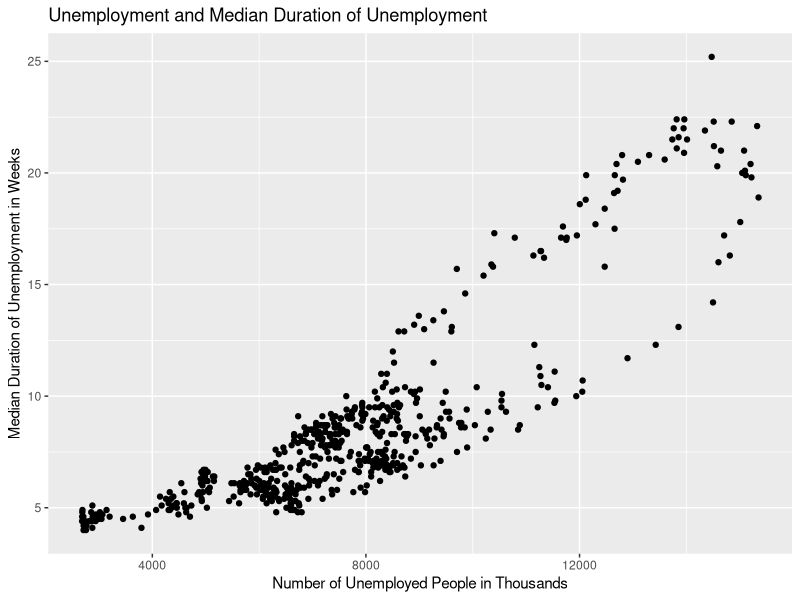
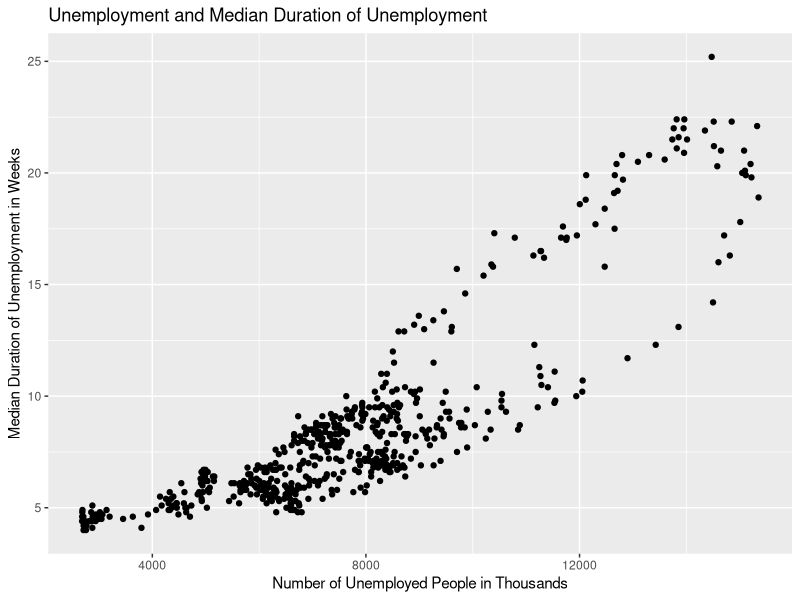

Reproduce these figures in R, in order.
## ---- chunk 1
X <- "This is my first assignment"
## ---- chunk 2
paste("Good", "morning")
paste("Good", "morning", sep = "-")
paste0("Good", "morning")
paste("The value of X is:", X)

## ---- chunk 3
X <- paste(X, "and I'm loving it")
## ---- chunk 4
Y <- c(2,3,4,5)
Y <- Y*2
## ---- chunk 5
X
Y
## ---- chunk 6
max(Y)
min(Y)
## ---- chunk 7
# install.packages("ggplot2")
library(ggplot2)
head(economics)
## ---- chunk 8
plot <- ggplot(
  data = economics,
  mapping = aes(x = unemploy, y = uempmed)
) +
  geom_point()

plot +
  labs(
    title = "Unemployment and Median Duration of Unemployment",
    x = "Number of Unemployed People in Thousands",
    y = "Median Duration of Unemployment in Weeks"
  )
## ---- chunk 9
#| label: fig-unemployment
#| fig-cap: "Relationship between number of unemployed people and median duration of unemployment."
#| fig-width: 5
#| fig-asp: 0.6

economics |>
  ggplot(aes(x = unemploy, y = uempmed)) +
  geom_point() +
  labs(
    title = "Unemployment and Median Duration of Unemployment",
    x = "Number of Unemployed People in Thousands",
    y = "Median Duration of Unemployment in Weeks"
  )
